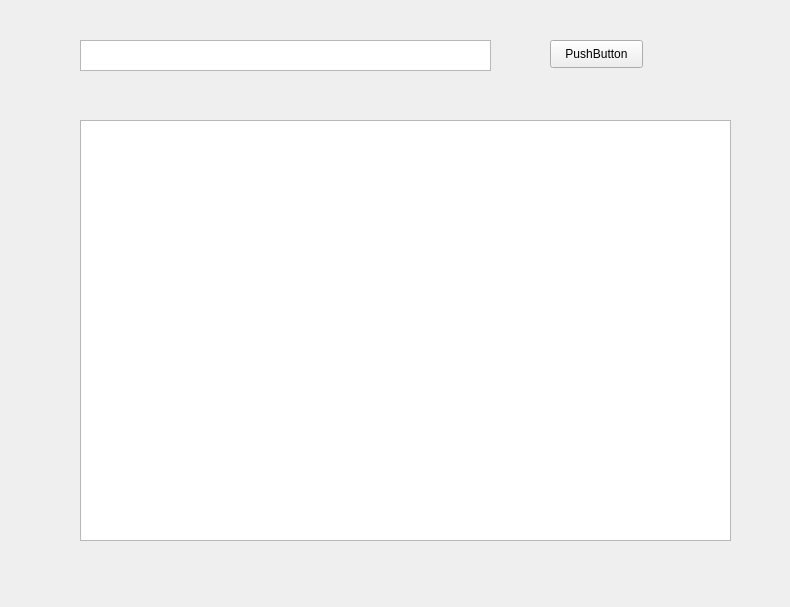
<?xml version="1.0" encoding="UTF-8"?>
<ui version="4.0">
 <class>Frame</class>
 <widget class="QFrame" name="Frame">
  <property name="geometry">
   <rect>
    <x>0</x>
    <y>0</y>
    <width>790</width>
    <height>607</height>
   </rect>
  </property>
  <property name="windowTitle">
   <string>Frame</string>
  </property>
  <widget class="QTextEdit" name="textEdit">
   <property name="geometry">
    <rect>
     <x>80</x>
     <y>40</y>
     <width>411</width>
     <height>31</height>
    </rect>
   </property>
  </widget>
  <widget class="QPushButton" name="pushButton">
   <property name="geometry">
    <rect>
     <x>550</x>
     <y>40</y>
     <width>93</width>
     <height>28</height>
    </rect>
   </property>
   <property name="text">
    <string>PushButton</string>
   </property>
  </widget>
  <widget class="QTextBrowser" name="textBrowser">
   <property name="geometry">
    <rect>
     <x>80</x>
     <y>120</y>
     <width>651</width>
     <height>421</height>
    </rect>
   </property>
  </widget>
 </widget>
 <resources/>
 <connections>
  <connection>
   <sender>textEdit</sender>
   <signal>windowIconTextChanged(QString)</signal>
   <receiver>pushButton</receiver>
   <slot>click()</slot>
   <hints>
    <hint type="sourcelabel">
     <x>490</x>
     <y>47</y>
    </hint>
    <hint type="destinationlabel">
     <x>552</x>
     <y>51</y>
    </hint>
   </hints>
  </connection>
  <connection>
   <sender>pushButton</sender>
   <signal>clicked()</signal>
   <receiver>textBrowser</receiver>
   <slot>show()</slot>
   <hints>
    <hint type="sourcelabel">
     <x>568</x>
     <y>64</y>
    </hint>
    <hint type="destinationlabel">
     <x>577</x>
     <y>124</y>
    </hint>
   </hints>
  </connection>
 </connections>
</ui>
